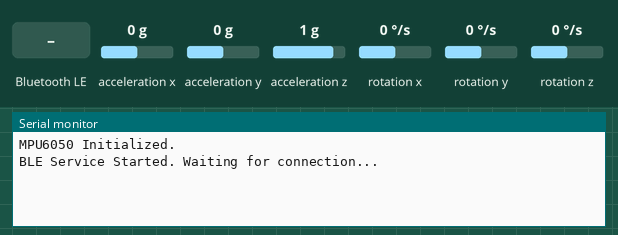
This sketch was run on a simulated Seeed XIAO ESP32-C3. Parts: the last lines printed to the serial monitor. The inputs (shaded band) are chosen by the test bench; at power-on: acceleration x 0 g, acceleration y 0 g, acceleration z 1 g, rotation x 0 °/s, rotation y 0 °/s, rotation z 0 °/s. Nothing arrives over Bluetooth unless stated; a phone connects over Bluetooth LE 3 s after start.

Above: at 4.2 s.
4.3 s: Bluetooth LE write "1" received
At 4.7 s:
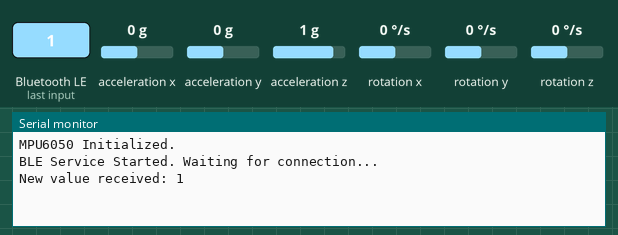
7.3 s: acceleration x set to -1.4 g
At 8.6 s:
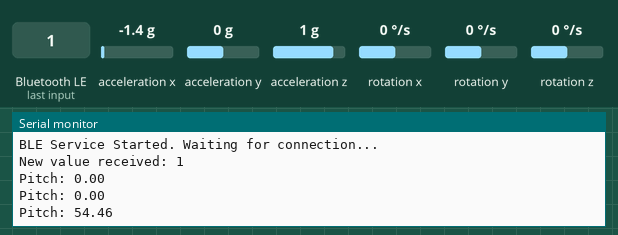
8.8 s: acceleration y set to -1.4 g
At 9.7 s:
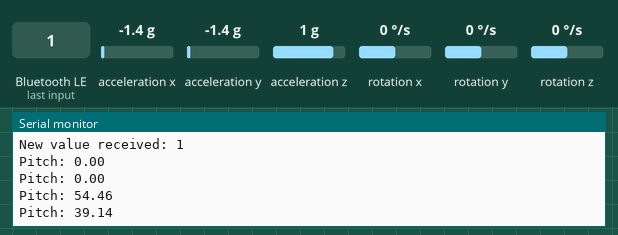
10.3 s: acceleration z set to -1.4 g
At 11.6 s:
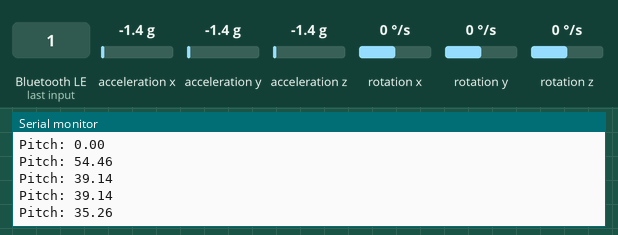
11.8 s: Bluetooth LE write "0" received
At 11.96 s:
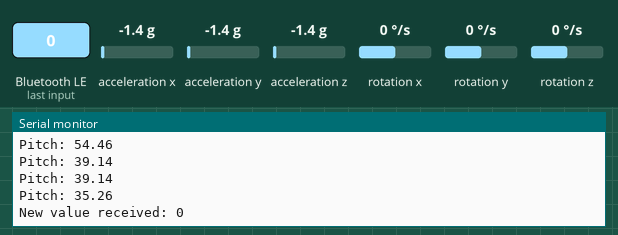
Timing chart, 0 to 14.3 s (numbered marks = the images above; inputs shaded):
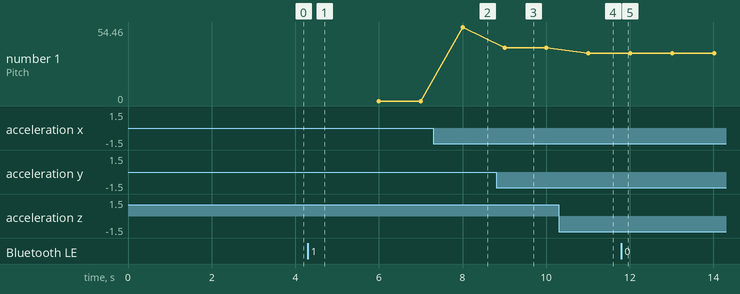

Measured:
- after the input at 4.3 s, the serial monitor: prints a new line at once (image 1)
- after the input at 7.3 s, the serial monitor: prints a new line after 0.70 s (image 2)
- after the input at 8.8 s, the serial monitor: prints a new line after 0.21 s (image 3)
- after the input at 10.3 s, the serial monitor: prints a new line after 0.71 s (image 4)
- after the input at 11.8 s, the serial monitor: prints a new line at once (image 5)
- plotted number 1: 0 → 54.46 after the input at 7.3 s, 54.46 → 39.14 after the input at 8.8 s, 39.14 → 35.26 after the input at 10.3 s

The sketch:

NRF_Connect.ino
```cpp
#include <MPU6050_tockn.h>
#include <Wire.h>
#include <BLEDevice.h>
#include <BLEServer.h>
#include <BLEUtils.h>
#include <BLE2902.h>

#define SDA_PIN 6        // Default SDA pin for Seeed XIAO ESP32C3
#define SCL_PIN 7        // Default SCL pin for Seeed XIAO ESP32C3

MPU6050 mpu6050(Wire);

// BLE UUIDs
#define SERVICE_UUID        "4fafc201-1fb5-459e-8fcc-c5c9c331914b"
#define CHARACTERISTIC_UUID "beb5483e-36e1-4688-b7f5-ea07361b26a8"

BLEServer* pServer = NULL;
BLECharacteristic* pCharacteristic = NULL;
BLEDescriptor* pDescr;
BLE2902* pBLE2902;

bool deviceConnected = false;
bool oldDeviceConnected = false;
long timer = 0;

// BLE Server Callbacks
class MyServerCallbacks : public BLEServerCallbacks {
    void onConnect(BLEServer* pServer) {
        deviceConnected = true;
    };

    void onDisconnect(BLEServer* pServer) {
        deviceConnected = false;
    }
};

// BLE Characteristic Callbacks
class MyCallbacks : public BLECharacteristicCallbacks {
    void onWrite(BLECharacteristic* pCharacteristic) {
        String value = pCharacteristic->getValue();
        if (value.length() > 0) {
            Serial.print("New value received: ");
            Serial.println(value.c_str());
        }
    }
};

void setup() {
    Serial.begin(115200);
    Wire.begin(SDA_PIN, SCL_PIN);

    // Initialize MPU6050
    mpu6050.begin();
    mpu6050.calcGyroOffsets(true);
    Serial.println("MPU6050 Initialized.");

    // Initialize BLE
    BLEDevice::init("AlignEye AI Glass");
    pServer = BLEDevice::createServer();
    pServer->setCallbacks(new MyServerCallbacks());

    BLEService* pService = pServer->createService(SERVICE_UUID);

    pCharacteristic = pService->createCharacteristic(
                        CHARACTERISTIC_UUID,
                        BLECharacteristic::PROPERTY_READ |
                        BLECharacteristic::PROPERTY_WRITE |
                        BLECharacteristic::PROPERTY_NOTIFY
                      );

    pCharacteristic->setCallbacks(new MyCallbacks());

    // Add a descriptor
    pDescr = new BLEDescriptor((uint16_t)0x2901);
    pDescr->setValue("MPU6050 Pitch Angle");
    pCharacteristic->addDescriptor(pDescr);

    // Enable Notifications
    pBLE2902 = new BLE2902();
    pBLE2902->setNotifications(true);
    pCharacteristic->addDescriptor(pBLE2902);

    // Start BLE service
    pCharacteristic->setValue("Hello from ESP32");
    pService->start();

    BLEAdvertising* pAdvertising = BLEDevice::getAdvertising();
    pAdvertising->addServiceUUID(SERVICE_UUID);
    pAdvertising->setScanResponse(false);
    pAdvertising->setMinPreferred(0x00);
    BLEDevice::startAdvertising();

    Serial.println("BLE Service Started. Waiting for connection...");
}

void loop() {
    mpu6050.update();

    if (deviceConnected && millis() - timer > 1000) {
        timer = millis();

        // Compute angles
        float aX = mpu6050.getAccX();
        float aY = mpu6050.getAccY();
        float aZ = mpu6050.getAccZ();
        float pitch = atan2(-aX, sqrt(aY * aY + aZ * aZ)) * 180 / PI;

        // Print and send via BLE
        Serial.print("Pitch: ");
        Serial.println(pitch);
        String pitchStr = String(pitch);
        pCharacteristic->setValue(pitchStr.c_str());
        pCharacteristic->notify();
    }

    // Handle connection status changes
    if (!deviceConnected && oldDeviceConnected) {
        delay(500);
        pServer->startAdvertising();
        Serial.println("Restarting BLE advertising...");
        oldDeviceConnected = deviceConnected;
    }

    if (deviceConnected && !oldDeviceConnected) {
        oldDeviceConnected = deviceConnected;
    }
}
```
